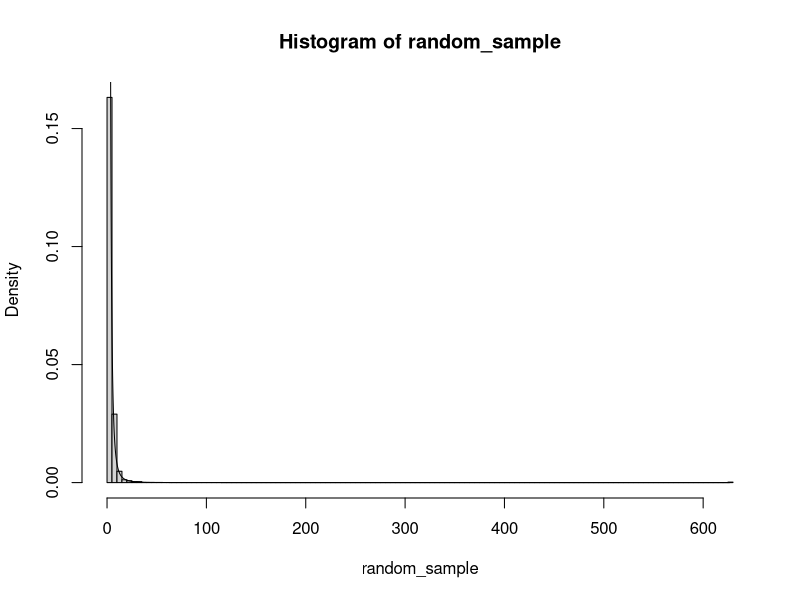
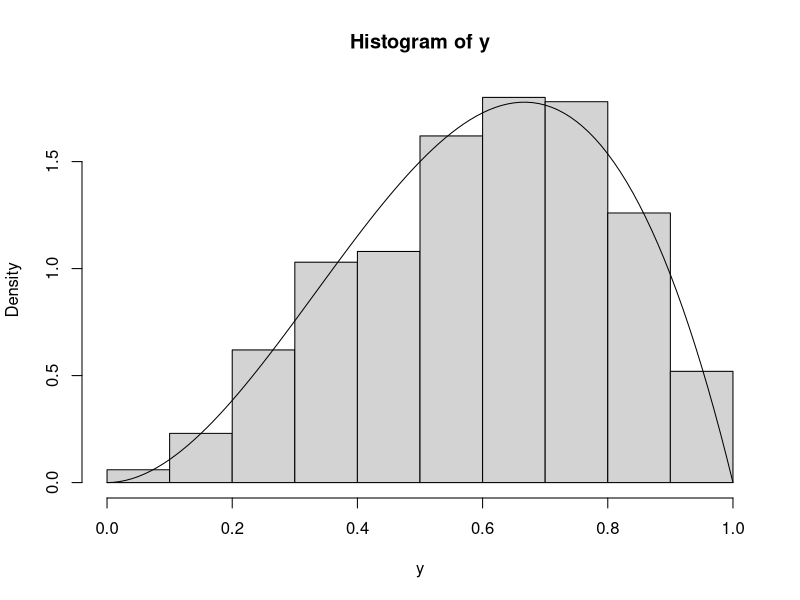
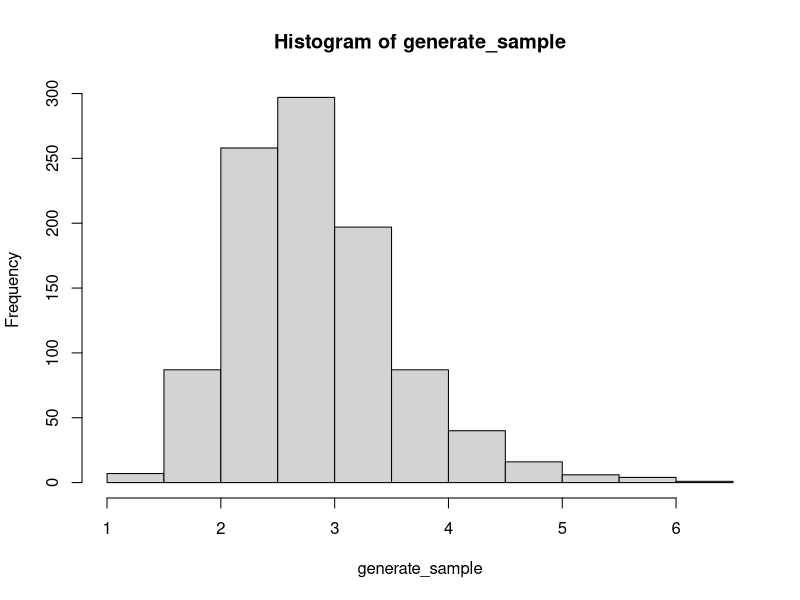
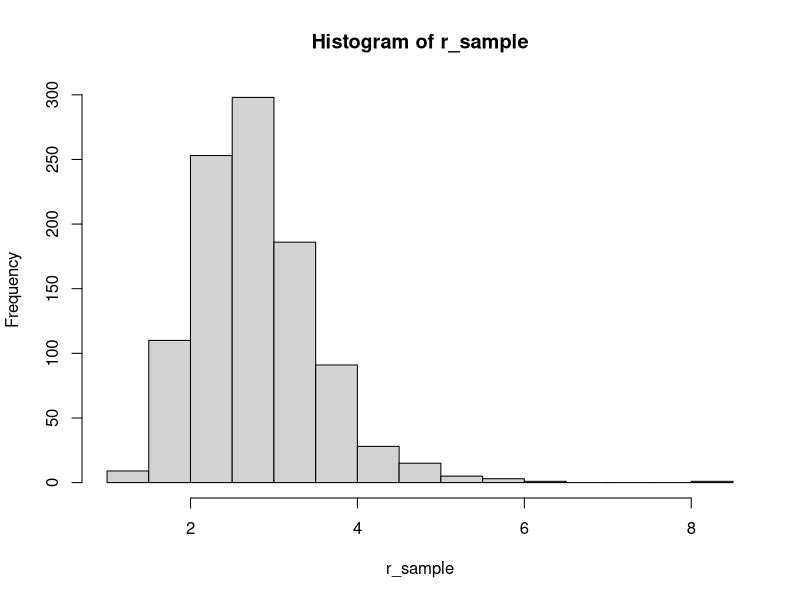
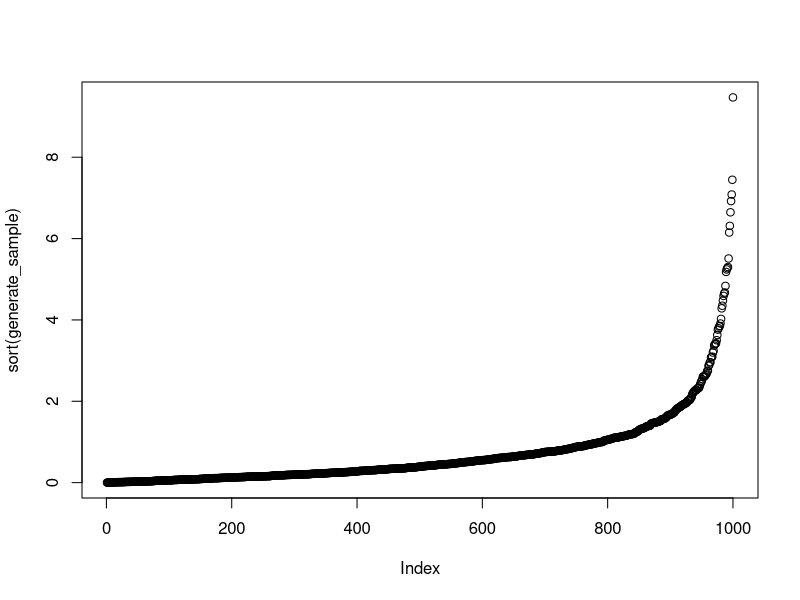
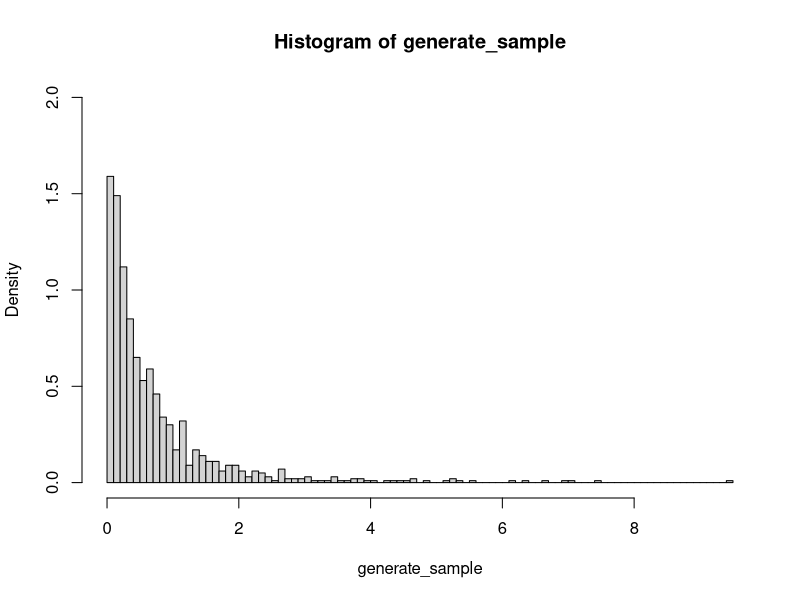
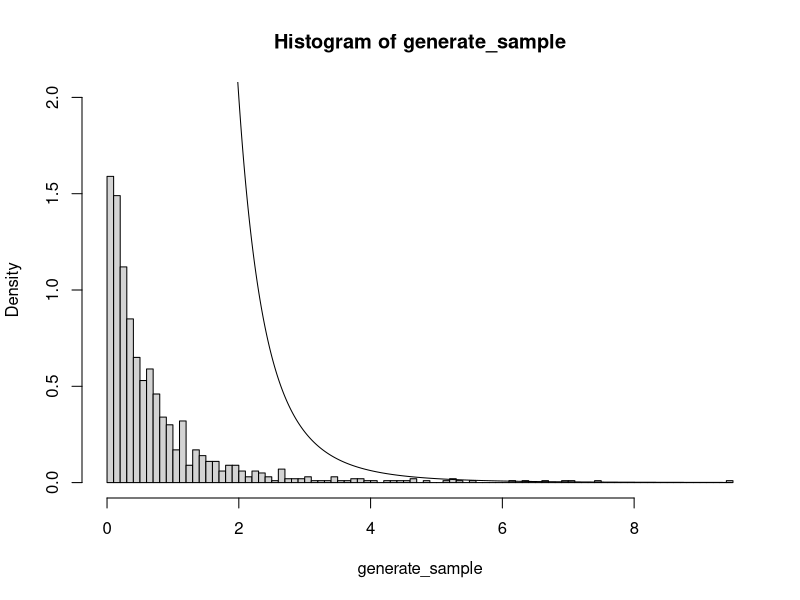

The R source for these figures, in order:
## ---- chunk 1
set.seed(02192021)
library(MASS)
knitr::opts_chunk$set(echo = TRUE)
## ---- chunk 2
# Two parameter exponential distribution
two_exponential <- function(n, lamda, eta) {
  # Uniform Distribution
  r <- runif(n)
 1 - exp(-lamda*(r-eta)) 
}

n <- 10000
lambda <- 2
eta <- 0

# generating random sample
a <- two_exponential(n, lambda, eta) 
x <- quantile(a)

# using r function
b <- rexp(n, lambda)
y <- quantile(b)

# printing the result by combing 
round(rbind(x,y), digits = 3)
## ---- chunk 3
paretoInverse <- function(x, a, b) {
  u <- runif(x)
  b*(1-u)^(-1/a)
}

paretoDensity <- function (x, a, b) {
  sapply(x, function(s) a*b^a*s^(-a-1))
}

n <- 1000
a <- 2
b <- 2

random_sample <- paretoInverse(n, a, b)
range_sample <- range(random_sample)
x <- seq(range_sample[1], range_sample[2], 0.01)
y <- paretoDensity(x,a,b)
# histogram for sample
hist(random_sample, probability = TRUE, breaks = 100)
# density curve superimposed 
lines(x = x, y = y)
## ---- chunk 4
# inverse transform
inverseTransform <- function (size, x, px) {
  u <- runif(size)
  c <- cumsum(px)
  sapply(u, function(v) min(x[c >= v]))
}

x <- 0:4
px <- c(0.1, 0.2, 0.2, 0.2, 0.3)
size <- 1000

# generate sample using function
generate_sample <- inverseTransform(size, x, px)
r1 <- table(generate_sample)

# generating sample using R function
r_sample <- sample(size = size, x = x, prob = px, replace = TRUE)
r2 <- table(r_sample)

rbind(r1, r2)/size
## ---- chunk 5
sample_beta <- function(n,a,b,...){
  k <- 0 #counter for accepted
  y <- numeric(n)

  while (k < n) {
    u <- runif(1)
    x <- runif(1) #random variate from g
    if (x^(a-1) * (1-x)^(b-1) > u) {
      #we accept x
      k <- k + 1
      y[k] <- x
    }
  }
  y
}
##Generate a sample of size 1000 from the Beta(3,2) distribution
n <- 1000
y <- numeric(n)
y <- sample_beta(n,3,2) #Using the beta function

##compare empirical and theoretical percentiles
p <- seq(.1, .9, .1)
Qhat <- quantile(y, p) #quantiles of sample
Q <- qbeta(p, 3, 2) #theoretical quantiles
se <- sqrt(p * (1-p) / (n * dbeta(Q, 3, 2)))

round(rbind(Qhat, Q, se), 3)

hist(y,prob = TRUE)
curve(dbeta(x,3,2),add=TRUE)

## ---- chunk 6
# lognormal using logarithms and normal distribution
lognormal <- function (size, mu, sigma) {
  exp(rnorm(n = size, mean = mu, sd = sigma))
}

mu <- 1
sigma <- 0.25
size <- 1000

# generating random sample
generate_sample <- lognormal(size = size, mu = mu, sigma = sigma)
hist(generate_sample)

# R function for lognormal distribution
r_sample <- rlnorm(n = size, meanlog = mu, sdlog = sigma)
hist(r_sample)
## ---- chunk 7
size <- 1000
r <- 4
beta <- 2

# Exponential distribution 
expo_gamma <- function (size, r, beta) {
  rexp(n = size, rgamma(n = size, r, beta))
}

generate_sample <- expo_gamma(size = size, r = r, beta = beta)

# plotting the sample
plot(sort(generate_sample))

# histogram
hist (generate_sample, probability = TRUE, breaks = 100, ylim = c(0, 2))

## ---- chunk 8
xs <- seq(min(generate_sample), max(generate_sample), 0.01)
hist (generate_sample, probability = TRUE, breaks = 100, ylim = c(0, 2))
lines(x = xs, y = paretoDensity(xs, a = r, b = beta))
## ---- chunk 9
standardize <- function (data) {
  Sigma <- cov(data)
  mus <- sapply(1:ncol(data), function (v) mean(data[,v]))
  A <- chol(solve(Sigma))
  Xs <- t(A %*% (t(data)-mus))
  Xs
}

d <- 2
n <- 1000 
mu <- c(9,10)
sigma <- matrix(c(3,2,2,5),2,2) 

r <- mvrnorm(n,mu,sigma)
# variance before standardize
var(r)

rr <- standardize(r)
# variance after standardize
var(rr)
## ---- chunk 10
wishart <- function (Sigma, n) {
  d <- ncol(Sigma)
  L <- chol(Sigma)
  tmp <- matrix(rnorm(d^2), ncol = d, nrow = d)
  tmp[upper.tri(tmp, diag = TRUE)] <- 0
  A <- diag(sapply(1:d, function (v) rchisq(1, n - v + 1))) + tmp
  t(L) %*% A %*% t(A) %*% L
}

Sigma <- matrix(c(1, -0.5, 0.5, -0.5, 2, -0.5, 0.5, -0.5, 3), ncol = 3)
n <- 4
size <- 1000

sam <- lapply(1:size, function (v) wishart(Sigma, n))

(mean <- apply(simplify2array(sam), 1:2, mean))
sd <- apply(simplify2array(sam), 1:2, sd)

(truth.mean <- n * Sigma)
